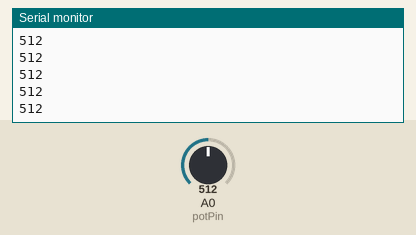
Bench run of a sketch on a simulated Arduino Uno, built with avr-gcc and run on an emulated ATmega328P. On the bench: the last lines printed to the serial monitor. The test bench sets the inputs (shaded band); at power-on: A0 (potPin) = 512.

Above: at 1.2 s.
1.3 s: A0 (potPin) set to 716
At 1.8 s:
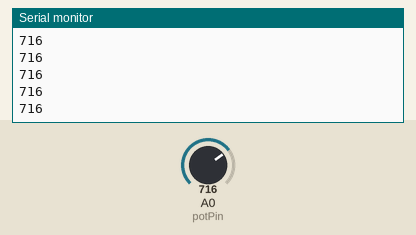
2.8 s: A0 (potPin) set to 900
At 3.8 s:
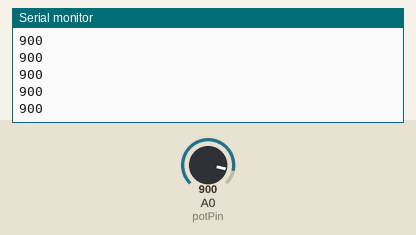
Timing chart, 0 to 5.8 s (numbered marks = the images above; inputs shaded):
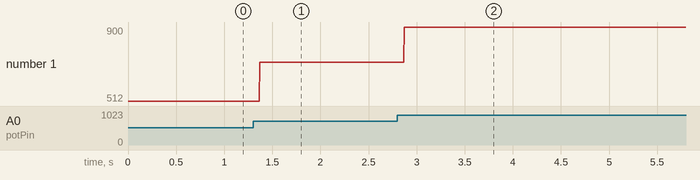

Measured:
- after the input at 1.3 s, the serial monitor: prints a new line after 0.07 s (image 1)
- after the input at 2.8 s, the serial monitor: prints a new line after 0.07 s (image 2)
- plotted number 1: 512 → 716 after the input at 1.3 s, 716 → 900 after the input at 2.8 s

The sketch:

translatable_cube.ino
```cpp
#define potPin    A0

void setup() {
    Serial.begin(9600);
    pinMode(potPin, INPUT);
}

void loop(){

Serial.println(analogRead(potPin));
}
```
